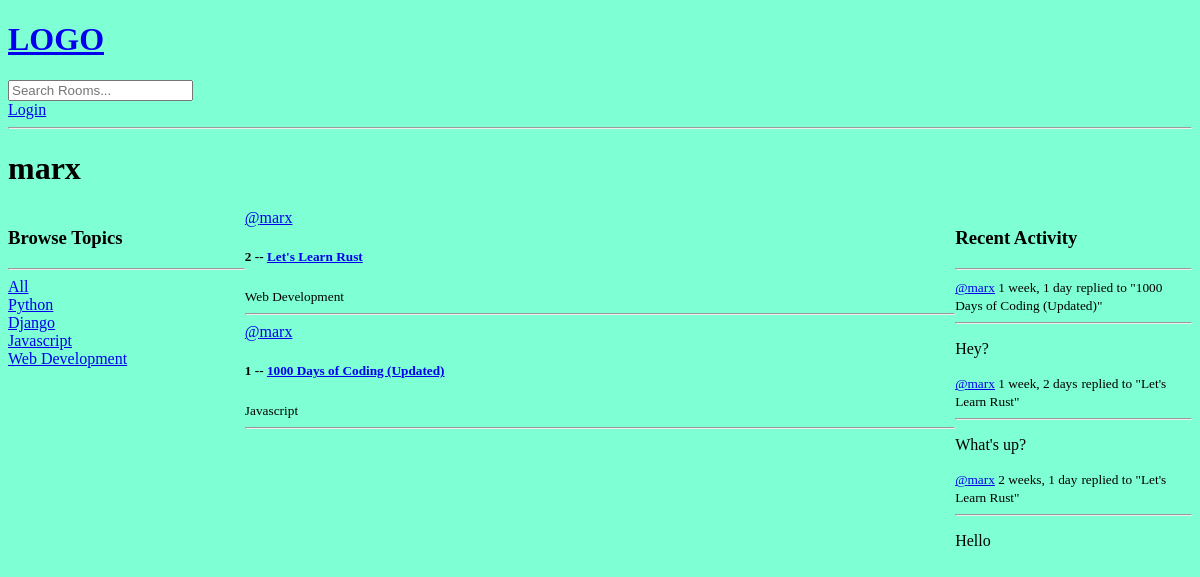
Before: /profile/1 with the older database file.
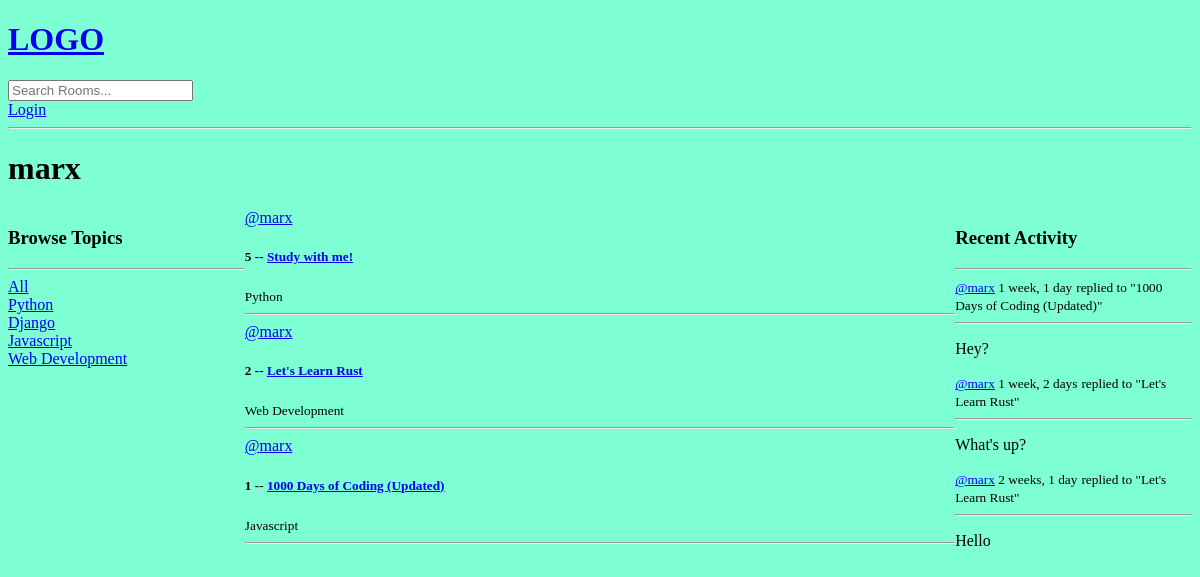
After: the same page with the newer database file.
### base/models.py (models this page shows, shortened)
class Topic(models.Model):
    name = models.CharField(max_length=200)

class Room(models.Model):
    host = models.ForeignKey(User, on_delete=models.SET_NULL, null=True)
    topic = models.ForeignKey(Topic, on_delete=models.SET_NULL, null=True)
    name = models.CharField(max_length=200)
    description = models.TextField(null = True, blank = True)
    participants = models.ManyToManyField(User, related_name='participants', blank=True)
    updated = models.DateTimeField(auto_now=True)
    created = models.DateTimeField(auto_now_add=True)
    class Meta:
        ordering = ['-updated', '-created']
    def __str__(self):
        return self.name

class Message(models.Model):
    user = models.ForeignKey(User, on_delete=models.CASCADE)
    room = models.ForeignKey(Room, on_delete=models.CASCADE)
    body = models.TextField()
    updated = models.DateTimeField(auto_now=True)
    created = models.DateTimeField(auto_now_add=True)
    class Meta:
        ordering = ['-updated', '-created'] #ordering new messages by the newest
    def __str__(self):
        return self.body[0:50] #we only want the 1st 50 characters

### base/views.py (the view)
# urls.py: path('profile/<str:pk>', views.userProfile, name="user-profile"),
def userProfile(request, pk):
    user = User.objects.get(id=pk)
    rooms = user.room_set.all() # getting all the children of a specific object by using '_set.all()'
    room_messages = user.message_set.all()
    topics = Topic.objects.all() # we need to access all Topics inside of our profile component
    context = {'user': user, 'rooms': rooms, 'room_messages': room_messages, 'topics': topics}
    return render(request, 'base/profile.html', context)

### base/templates/base/profile.html (shortened to what this page needs)
{% extends 'main.html' %}
{% block content %}
<h1>{{user.username}}</h1>
<div class="profile-container">
    <div>
        {% include 'base/topics_component.html' %}
    </div>
    <div>
        {% include 'base/feed_component.html' %}
    </div>
    <div>
        {% include 'base/activity_component.html' %}
    </div>
</div>
{% endblock %}

### base/templates/base/topics_component.html
<h3>Browse Topics</h3>
<hr>
<div>
    <a href="{% url 'home' %}">All</a>
</div>
{% for topic in topics %}
    <div>
        <a href="{% url 'home' %}?q={{topic.name}}">{{topic.name}}</a>
    </div>
{% endfor %}

### base/templates/base/feed_component.html (shortened to what this page needs)
<div>
    {% for room in rooms %}
        <div>
            <a href="{% url 'user-profile' room.host.id %}">@{{room.host.username}}</a>
            <h5>{{room.id}} -- <a href='{% url "room" room.id %}'>{{room.name}}</a></h5>
            <small>{{room.topic.name}}</small>
            <hr>
        </div>
    {% endfor %}
</div>

### base/templates/base/activity_component.html (shortened to what this page needs)
<h3>Recent Activity</h3>
<hr>
{% for message in room_messages %}
    <div>
        <small><a href="{% url 'user-profile' message.user.id %}">@{{message.user}}</a> {{message.created|timesince}}</small>
        <small>replied to "{{message.room}}"</small>
        <hr>
    <p>{{message}}</p>
    </div>
{% endfor %}

Changed rows visible on the page:
added Room: host.username "marx", id "5", name "Study with me!", topic.name "Python"
